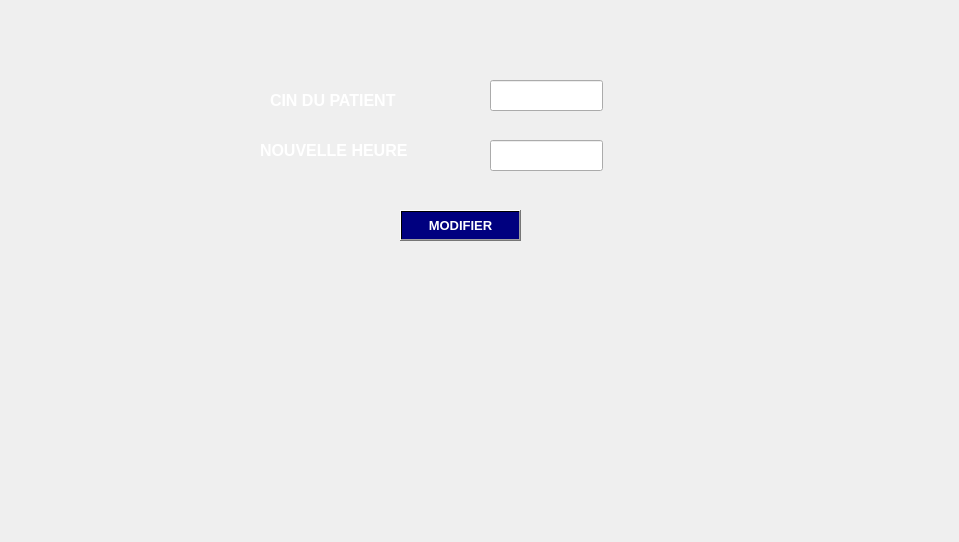
      <widget class="QWidget" name="tab_5">
       <attribute name="title">
        <string>MODIFIER RENDEZ-VOUS</string>
       </attribute>
       <widget class="QPushButton" name="pb_modifier">
        <property name="geometry">
         <rect>
          <x>400</x>
          <y>210</y>
          <width>121</width>
          <height>31</height>
         </rect>
        </property>
        <property name="font">
         <font>
          <pointsize>10</pointsize>
          <weight>75</weight>
          <bold>true</bold>
         </font>
        </property>
        <property name="styleSheet">
         <string notr="true">background-color: qlineargradient(spread:pad, x1:0.631, y1:0.420455, x2:1, y2:0, stop:1 rgba(0, 0, 127, 255));
color: rgb(255, 255, 255);</string>
        </property>
        <property name="text">
         <string>MODIFIER</string>
        </property>
       </widget>
       <widget class="QLineEdit" name="cinlinemod">
        <property name="geometry">
         <rect>
          <x>490</x>
          <y>80</y>
          <width>113</width>
          <height>31</height>
         </rect>
        </property>
       </widget>
       <widget class="QLabel" name="label_8">
        <property name="geometry">
         <rect>
          <x>270</x>
          <y>90</y>
          <width>171</width>
          <height>20</height>
         </rect>
        </property>
        <property name="font">
         <font>
          <family>MS Shell Dlg 2</family>
          <pointsize>12</pointsize>
          <weight>75</weight>
          <bold>true</bold>
         </font>
        </property>
        <property name="styleSheet">
         <string notr="true">color: rgb(255, 255, 255);</string>
        </property>
        <property name="text">
         <string>CIN DU PATIENT</string>
        </property>
       </widget>
       <widget class="QLabel" name="label_10">
        <property name="geometry">
         <rect>
          <x>260</x>
          <y>140</y>
          <width>181</width>
          <height>20</height>
         </rect>
        </property>
        <property name="font">
         <font>
          <pointsize>12</pointsize>
          <weight>75</weight>
          <bold>true</bold>
         </font>
        </property>
        <property name="styleSheet">
         <string notr="true">color: rgb(255, 255, 255);</string>
        </property>
        <property name="text">
         <string>NOUVELLE HEURE </string>
        </property>
       </widget>
       <widget class="QLineEdit" name="lineEdit_2">
        <property name="geometry">
         <rect>
          <x>490</x>
          <y>140</y>
          <width>113</width>
          <height>31</height>
         </rect>
        </property>
       </widget>
       <widget class="QLabel" name="picture_modifrdv">
        <property name="geometry">
         <rect>
          <x>0</x>
          <y>0</y>
          <width>950</width>
          <height>533</height>
         </rect>
        </property>
        <property name="minimumSize">
         <size>
          <width>0</width>
          <height>0</height>
         </size>
        </property>
        <property name="maximumSize">
         <size>
          <width>950</width>
          <height>533</height>
         </size>
        </property>
        <property name="text">
         <string/>
        </property>
       </widget>
       <zorder>picture_modifrdv</zorder>
       <zorder>pb_modifier</zorder>
       <zorder>cinlinemod</zorder>
       <zorder>label_8</zorder>
       <zorder>label_10</zorder>
       <zorder>lineEdit_2</zorder>
      </widget>
